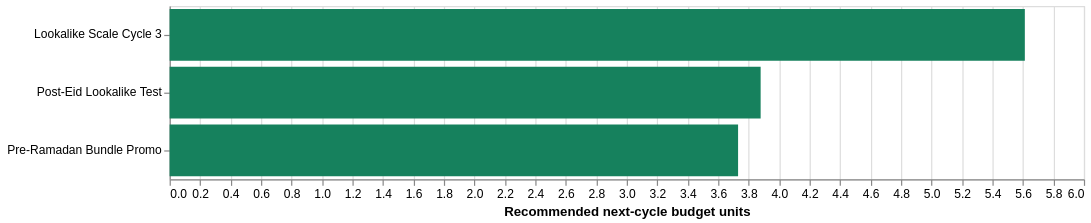

Source (notebook cell):
### Markdown cell above
## 9. Final Campaign Action And Budget

The statistical decision and evidence status create reporting labels:

| Statistical evidence | Efficiency | Final action |
|---|---|---|
| SCALE | Better or equal to peer | SCALE |
| SCALE | Worse or unavailable | KEEP_AS_TEST |
| HOLD | Any | KEEP_AS_TEST |
| KILL | Any | DO_NOT_FUND |
| Too little evidence | Any | INSUFFICIENT_EVIDENCE |

For a `provisional` shared-Link-CTR benchmark, any assessable statistical result is
capped at `KEEP_AS_TEST`. It cannot trigger `SCALE` or `DO_NOT_FUND`.

For this POC, those labels do not gate budget. Previous-cycle spend shares preserve
each objective envelope, then all campaigns with both components share the full
envelope using `probability_better x semantic range_low`. Missing components receive
zero; an objective with no valid priorities remains unallocated.

### Code cell
recommendation_rows = []
for _, row in campaigns.iterrows():
    allocation = allocations[str(row["campaign_id"])]
    recommendation_rows.append({
        "Campaign": row["campaign_name"],
        "Benchmark source": row["benchmark_scope"],
        "Benchmark quality": row["benchmark_quality"],
        "Statistical decision": row["statistical_decision"],
        "Efficiency": row["efficiency_comparison"],
        "Final action": row["recommended_action"],
        "Budget pool": allocation.budget_pool,
        "Primary probability": allocation.primary_probability_component,
        "Quality lower bound": allocation.semantic_priority,
        "Priority product": allocation.allocation_priority,
        "Normalized weight": allocation.allocation_weight,
        "Budget units": allocation.recommended_budget_units,
        "Previous-spend scenario": allocation.previous_spend_budget_units,
        "Allocation basis": allocation.allocation_basis,
        "Portfolio share": allocation.recommended_budget_share,
        "Reason codes": ", ".join(allocation.reason_codes),
    })
recommendation_table = pd.DataFrame(recommendation_rows)
display(recommendation_table.style.format({
    "Budget units": "{:.2f}", "Portfolio share": "{:.2%}",
    "Primary probability": "{:.2%}", "Quality lower bound": "{:.2%}",
    "Priority product": "{:.4f}", "Normalized weight": "{:.2%}"
}))

budget_data = recommendation_table[recommendation_table["Budget units"].gt(0)]
if not budget_data.empty:
    budget_chart = alt.Chart(budget_data).mark_bar().encode(
        y=alt.Y("Campaign:N", sort="-x", title=None),
        x=alt.X("Budget units:Q", title="Recommended next-cycle budget units"),
        color=alt.value("#16815d"),
        tooltip=["Campaign", "Final action", "Primary probability",
                 "Quality lower bound", "Priority product",
                 alt.Tooltip("Budget units:Q", format=".2f")],
    ).properties(width=760, height=max(130, len(budget_data) * 48))
    display(budget_chart)
else:
    display(Markdown("**No budget is assigned to this objective under the current evidence rules.**"))

### Figure 1 — Vega-Lite specification as saved in the notebook (floating-point values rounded to 4 significant figures)
{"config": {"view": {"continuousWidth": 300, "continuousHeight": 300}}, "data": {"name": "data-e4678282c25f163f2798ae8a594ec42e"}, "mark": {"type": "bar"}, "encoding": {"color": {"value": "#16815d"}, "tooltip": [{"field": "Campaign", "type": "nominal"}, {"field": "Final action", "type": "nominal"}, {"field": "Primary probability", "type": "quantitative"}, {"field": "Quality lower bound", "type": "quantitative"}, {"field": "Priority product", "type": "quantitative"}, {"field": "Budget units", "format": ".2f", "type": "quantitative"}], "x": {"field": "Budget units", "title": "Recommended next-cycle budget units", "type": "quantitative"}, "y": {"field": "Campaign", "sort": "-x", "title": null, "type": "nominal"}}, "height": 144, "width": 760, "$schema": "https://vega.github.io/schema/vega-lite/v5.20.1.json", "datasets": {"data-e4678282c25f163f2798ae8a594ec42e": [{"Campaign": "Pre-Ramadan Bundle Promo", "Benchmark source": "same_objective", "Benchmark quality": "decision_grade", "Statistical decision": "hold", "Efficiency": "better_than_peer", "Final action": "keep_as_test", "Budget pool": "score_based", "Primary probability": 0.4204, "Quality lower bound": 0.6981, "Priority product": 0.2935, "Normalized weight": 0.2822, "Budget units": 3.731, "Previous-spend scenario": 3.47, "Allocation basis": "primary_probability_x_semantic_lower_bound", "Portfolio share": 0.03731, "Reason codes": "PRIMARY_LIFT_RANGE_CROSSES_ZERO, BUDGET_WEIGHTED_BY_PRIMARY_PROBABILITY_X_SEMANTIC_LOWER_BOUND"}, {"Campaign": "Post-Eid Lookalike Test", "Benchmark source": "same_objective", "Benchmark quality": "decision_grade", "Statistical decision": "hold", "Efficiency": "better_than_peer", "Final action": "keep_as_test", "Budget pool": "score_based", "Primary probability": 0.4354, "Quality lower bound": 0.7008, "Priority product": 0.3051, "Normalized weight": 0.2934, "Budget units": 3.879, "Previous-spend scenario": 1.93, "Allocation basis": "primary_probability_x_semantic_lower_bound", "Portfolio share": 0.03879, "Reason codes": "PRIMARY_LIFT_RANGE_CROSSES_ZERO, BUDGET_WEIGHTED_BY_PRIMARY_PROBABILITY_X_SEMANTIC_LOWER_BOUND"}, {"Campaign": "Lookalike Scale Cycle 3", "Benchmark source": "same_objective", "Benchmark quality": "decision_grade", "Statistical decision": "hold", "Efficiency": "worse_than_peer", "Final action": "keep_as_test", "Budget pool": "score_based", "Primary probability": 0.634, "Quality lower bound": 0.6964, "Priority product": 0.4415, "Normalized weight": 0.4245, "Budget units": 5.612, "Previous-spend scenario": 7.822, "Allocation basis": "primary_probability_x_semantic_lower_bound", "Portfolio share": 0.05612, "Reason codes": "PRIMARY_LIFT_RANGE_CROSSES_ZERO, BUDGET_WEIGHTED_BY_PRIMARY_PROBABILITY_X_SEMANTIC_LOWER_BOUND"}]}}
